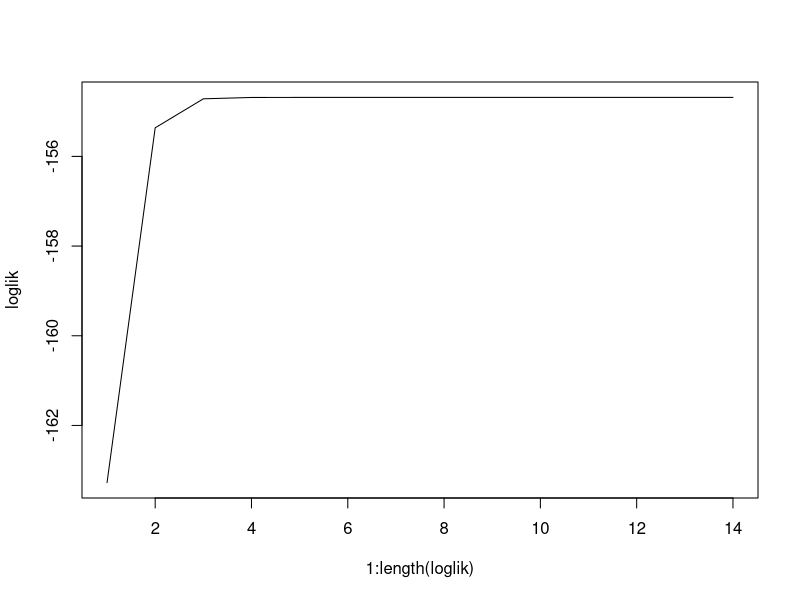

The R script that drew this image:
## ---- chunk 1
knitr::opts_chunk$set(echo = TRUE)
## ---- chunk 2
Log.Likelihood <- function(data, theta){
    mui = theta[1]
    sig2 = theta[2]
    siga2 = theta[3]
    
    loglik = 0
    gids = unique(data$gid)
    for(i in gids){
        groupi = data$Y[data$gid == i]
        n = length(groupi)
        vm = sig2 * diag(n) + siga2 * matrix(1,n,n)
        quad = t(groupi-mui) %*% solve(vm) %*% (groupi-mui)
        lik = 1 / sqrt(det(2*pi * vm)) * exp(-0.5 * quad)
        loglik = loglik + log(lik)
    }
    
    loglik
}

Init <- function(data){
    mui = mean(data$Y)
    sig2 = var(data$Y)
    siga2 = var(data$Y)
    c(mui, sig2, siga2)
}

Estep <- function(data, theta){
    mui.old = theta[1]
    sig2.old = theta[2]
    siga2.old = theta[3]
    
    mui = c()
    eta = c()
    gids = unique(data$gid)
    for(i in gids){
        groupi = data$Y[data$gid == i]
        ni = length(groupi)
        mui.i = siga2.old * ni * mean(groupi) + sig2.old * mui.old
        mui.i = mui.i / (ni*siga2.old + sig2.old)
        eta.i = mui.i^2 + sig2.old*siga2.old / (ni*siga2.old + sig2.old)
        mui = c(mui, mui.i)
        eta = c(eta, eta.i)
    }
    
    list(mui=mui, eta=eta)
}

Mstep <- function(data, Es){
    muis = Es$mui
    etas = Es$eta
    N = 0; s = 0
    gids = unique(data$gid)
    
    for(i in gids){
        groupi = data$Y[data$gid == i]
        N = N + length(groupi)
        s = s + sum(groupi^2 - 2*groupi*muis[i] + etas[i])
    }
    
    mui.new = mean(muis)
    sig2.new = s / N
    siga2.new = mean(etas) - mui.new^2
    
    c(mui.new, sig2.new, siga2.new)
}

EM <- function(data, maxiter=25, eps=1e-6, plotout=TRUE){
    theta = Init(data)
    loglik = c() 
    for(i in 1:maxiter){
        Es = Estep(data, theta)
        theta.new = Mstep(data, Es)
        loglik = c(loglik, Log.Likelihood(data, theta))
        if(norm(theta-theta.new,"2") < eps){
            theta = theta.new
            break
        }
        else { theta = theta.new }
    }
    if(plotout){
        plot(1:length(loglik), loglik, type = "l")
    }
    theta
}

library(tidyverse)
data = read.table("hw1-1.txt", header = TRUE)
theta = EM(data)
